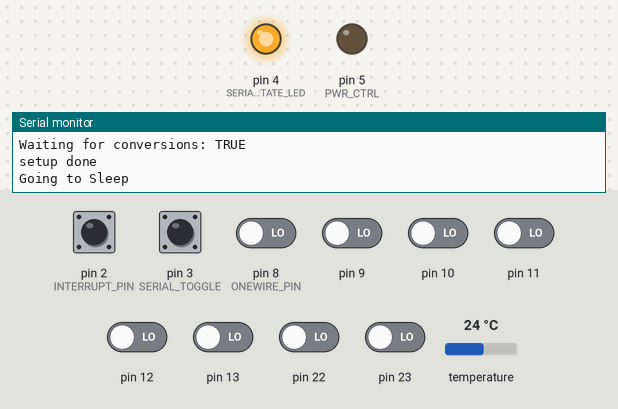
The sketch below on a simulated Arduino Uno, built with avr-gcc and run on an emulated ATmega328P. On the bench: output pins drawn as LEDs (lit = HIGH), the last lines printed to the serial monitor. Wiring (inferred from the names in the program): DS3231 clock at I2C address 0x68. Dashed ring = blinking. The test bench sets the inputs (shaded band); at power-on: pin 2 (INTERRUPT_PIN), pin 3 (SERIAL_TOGGLE) HIGH, pin 8 (ONEWIRE_PIN), pin 9–13, pin 22, pin 23 LOW, temperature 24 °C. Sleep ends after the set time or at an interrupt; the local clock reads 2024-03-15 10:24:30 at power-on unless the sketch sets it; storage starts empty.

Above: at 1.3 s.
1.4 s: pin 2 (INTERRUPT_PIN) pulled LOW for 0.15 s
At 2.3 s:
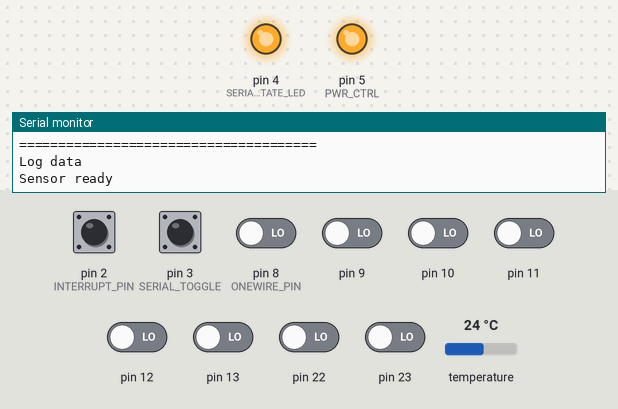
3.2 s: pin 3 (SERIAL_TOGGLE) driven LOW
At 4.4 s:
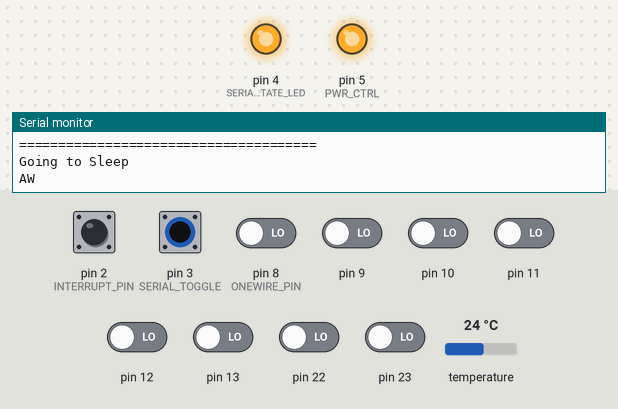
5.0 s: pin 3 (SERIAL_TOGGLE) driven HIGH
At 6.7 s:
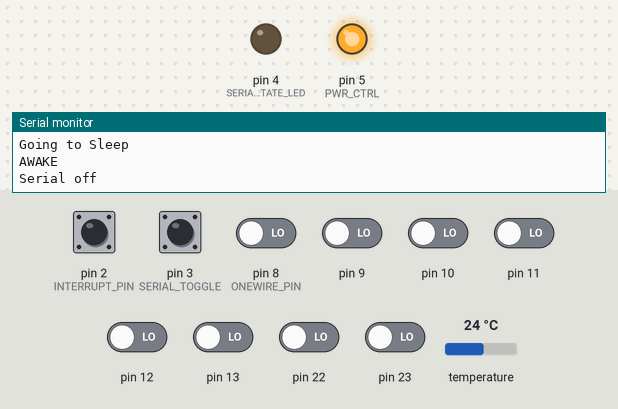
8.0 s: pin 3 (SERIAL_TOGGLE) pulsed LOW 5 times (0.12 s each, 0.3 s apart)
At 9.2 s:
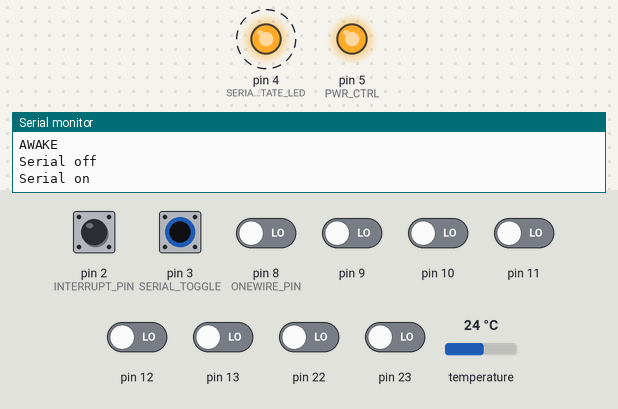
Timing chart, 0 to 14.2 s (numbered marks = the images above; inputs shaded):
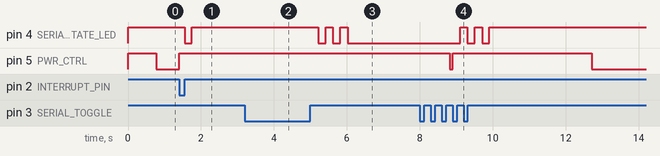

The sketch:

RTC_SDCARD_TEMP.ino
```cpp
// Date, Time and Alarm functions using a DS3231 RTC connected via I2C and Wire lib

#include <Wire.h>
#include <SPI.h>   // not used here, but needed to prevent a RTClib compile error
#include <SD.h>
#include <avr/sleep.h>
#include <avr/power.h>
#include <RTClib.h>
#include <OneWire.h>
#include <DallasTemperature.h>


const int INTERRUPT_PIN = 2; //interupt is on pin D2
const int INTERRUPT_NO = 0; // interupt is internally called 0
const int ONEWIRE_PIN = 8;
const int chipSelect = 10;
const int SERIAL_TOGGLE = 3;
const int SERIAL_TOGGLE_INT = 1;
const int SERIAL_STATE_LED = 4;
const int PWR_CTRL = 5;
volatile boolean serialOn = true;
volatile unsigned long button_time = 0;
volatile unsigned long last_button_time = 0;
volatile boolean serialTogglePressed = false;
volatile boolean wakeupPressed = false;
RTC_DS3231 RTC;
DeviceAddress TempSensorAddr = { 0x28, 0x8B, 0x42, 0x5C, 0x06, 0x00, 0x00, 0x7D};
OneWire ds(ONEWIRE_PIN);  // Connect your 1-wire device(tempSensor) to pin 8
DallasTemperature sensors(&ds);

void initSerial() {
  pinMode(SERIAL_TOGGLE, INPUT);
  pinMode(SERIAL_STATE_LED, OUTPUT);
  digitalWrite(SERIAL_STATE_LED, HIGH);
  digitalWrite(SERIAL_TOGGLE, HIGH);
  attachInterrupt(SERIAL_TOGGLE_INT, toggleSerial, LOW);
  Serial.begin(9600);
  serialOn = true;
}

void setSerialMode() {
  if (digitalRead(SERIAL_TOGGLE) == LOW) {
    serialOn = !serialOn;
    if (serialOn) {
      Serial.begin(9600);
      Serial.println("Serial on");
    } else {
      Serial.println("Serial off");
      Serial.end();
    }
    blinkLED(3);
    delay(1000);
  }
}

void blinkLED(const int count) {
  for (int i = 0; i < count; i++) {
    if (serialOn) {
      digitalWrite(SERIAL_STATE_LED, LOW);
      delay(200);
      digitalWrite(SERIAL_STATE_LED, HIGH);
      delay(200);
    } else {
      digitalWrite(SERIAL_STATE_LED, HIGH);
      delay(200);
      digitalWrite(SERIAL_STATE_LED, LOW);
      delay(200);
    }
  }
  delay(1000);
}

void print(const char text[]) {
  if (serialOn)
    Serial.print(text);
}

void println(const char text[]) {
  if (serialOn)
    Serial.println(text);
}

void disablePullUpResistors() {
  for (int i = 0; i <= 13; i++) {
    digitalWrite(i, LOW);
  }
  digitalWrite(A0, LOW);
  digitalWrite(A1, LOW);
  digitalWrite(A2, LOW);
  digitalWrite(A3, LOW);
  digitalWrite(A4, LOW);
  digitalWrite(A5, LOW);
}

void enableConditionalPower() {
  digitalWrite(PWR_CTRL, HIGH);
}

void disableConditionalPower() {
  digitalWrite(PWR_CTRL, LOW);
}

void initSDcard() {
  print("Initializing SD card...");

  // see if the card is present and can be initialized:
  if (!SD.begin(chipSelect)) {
    println("Card failed, or not present");
    // don't do anything more:
    return;
  }
  println("card initialized.");
}

void initOneWireSensors() {
  Wire.begin();
  discoverOneWireDevices();

  sensors.begin();
  print("Parasite power is: ");
  if (sensors.isParasitePowerMode())
    println("ON");
  else
    println("OFF");
  // set the resolution to 9 bit (Each Dallas/Maxim device is capable of several different resolutions)
  sensors.setResolution(TempSensorAddr, 9);
  print("Device 0 Resolution: ");
  if (serialOn)Serial.println(sensors.getResolution(TempSensorAddr), DEC);
  if (serialOn)Serial.println();
  print("Waiting for conversions: ");
  if (sensors.getWaitForConversion())
    println("TRUE");
  else
    println("FALSE");
}

void discoverOneWireDevices(void) {
  byte i;
  byte present = 0;
  byte data[12];
  byte addr[8];

  println("Looking for 1-Wire devices...\n\r");
  while (ds.search(addr)) {
    print("\n\rFound \'1-Wire\' device with address:\n\r");
    for ( i = 0; i < 8; i++) {
      print("0x");
      if (addr[i] < 16) {
        if (serialOn)Serial.print('0');
      }
      if (serialOn)Serial.print(addr[i], HEX);
      if (i < 7) {
        print(", ");
      }
    }
    if ( OneWire::crc8( addr, 7) != addr[7]) {
      println("CRC is not valid!\n");
      return;
    }
  }
  println("\n\r\n\rThat's it.\r\n");
  ds.reset_search();
  return;
}

void setup () {
  disablePullUpResistors();

  pinMode(PWR_CTRL, OUTPUT);
  enableConditionalPower();
  initSerial();
  pinMode(INTERRUPT_PIN, INPUT);
  //pull up the interrupt pin
  digitalWrite(INTERRUPT_PIN, HIGH);

  RTC.begin();

  // Uncomment next line if you want to set the RTC to the compile time of the sketch at boot of the arduino
  //RTC.adjust(DateTime(__DATE__, __TIME__));
  setNewAlarm(2);
  initSDcard();
  initOneWireSensors();

  println("setup done");
}

void writeToSD(const String dataString) {
  File dataFile = SD.open("datalog.txt", FILE_WRITE);

  if (dataFile) {
    dataFile.println(dataString);
    dataFile.close();
    // print to the serial port too:
    blinkLED(1);
  }
  // if the file isn't open, pop up an error:
  else {
    println("error opening datalog.txt");
    blinkLED(5);
  }
  if (serialOn)Serial.println(dataString);
}

void setNewAlarm(const int minutes) {
  DateTime now = RTC.now();
  now += 60 * minutes; //+ 60 seconds
  int hour = now.hour();
  int minute = now.minute();
  RTC.setAlarm1Simple(hour, minute);
  RTC.turnOnAlarm(1);
  RTC.turnOffAlarm(2);
  if (RTC.checkAlarmEnabled(1) )
  {
    char text[25];
    sprintf(text, "Alarms Enabled for %02d:%02d", hour, minute);
    println(text);
  }
}

void loop () {
  DateTime now = RTC.now();
  if (RTC.checkIfAlarm(1)) {
    println("Alarm Triggered");
  }

  println("Going to Sleep");
  delay(600);
  sleepNow();
  println("AWAKE");
  if (serialTogglePressed) {
    setSerialMode();
    serialTogglePressed = false;
  }
  if (wakeupPressed) {
    setNewAlarm(1);

    //do something quick, flip a flag, and handle in loop();
    println("======================================");
    println("Log data");
    now = RTC.now();
    ds.reset();
    if (sensors.isConnected(TempSensorAddr))
      println("Sensor ready");
    else
      println("Sensor NOT ready");
    sensors.requestTemperatures();
    float temp = sensors.getTempC(TempSensorAddr);
    char str_temp[6];
    /* 4 is mininum width, 2 is precision; float value is copied onto str_temp*/
    dtostrf(temp, 4, 2, str_temp);
    char text[30];
    sprintf(text, "%4d-%02d-%02dT%02d:%02d:%02d, %sC", now.year(), now.month(), now.day(), now.hour(), now.minute(), now.second(), str_temp);
    writeToSD(text);
    println("======================================");
    wakeupPressed = false;
  }
}

void sleepNow() {
  set_sleep_mode(SLEEP_MODE_PWR_DOWN);
  sleep_enable();
  noInterrupts();
  attachInterrupt(INTERRUPT_NO, logData, FALLING);
  disableConditionalPower();
  byte adcsra_save = ADCSRA;
  // disable ADC
  ADCSRA = 0;
  // turn off various modules
  power_all_disable();
  // turn off brown-out enable in software
  // BODS must be set to one and BODSE must be set to zero within four clock cycles
  MCUCR = bit (BODS) | bit (BODSE);
  // The BODS bit is automatically cleared after three clock cycles
  MCUCR = bit (BODS);
  interrupts();
  sleep_mode(); //makes CPU sleepy
  //HERE AFTER WAKING UP
  sleep_disable();
  power_all_enable();
  ADCSRA = adcsra_save;
  enableConditionalPower();
  detachInterrupt(INTERRUPT_NO);
  //delay(500);//Wait for devices to power up
}

void logData() {
  wakeupPressed = true;
}

void toggleSerial() {
  serialTogglePressed = true;
}
```

Measured:
- after the input at 1.4 s, pin 4 (SERIAL_STATE_LED): HIGH → LOW after 0.15 s, → HIGH 0.20 s later; pin 5 (PWR_CTRL): LOW → HIGH at once
- after the input at 3.2 s, pin 5 (PWR_CTRL): stays HIGH (without the input it goes to LOW after 0.37 s)
- after the input at 5.0 s, pin 4 (SERIAL_STATE_LED): alternates HIGH for 0.20 s and LOW for 0.20 s, 5 changes in all, then stays LOW, starting after 0.22 s
- after the input at 8.0 s, pin 4 (SERIAL_STATE_LED): alternates HIGH for 0.20 s and LOW for 0.20 s, 5 changes in all, then stays HIGH, starting after 1.1 s
